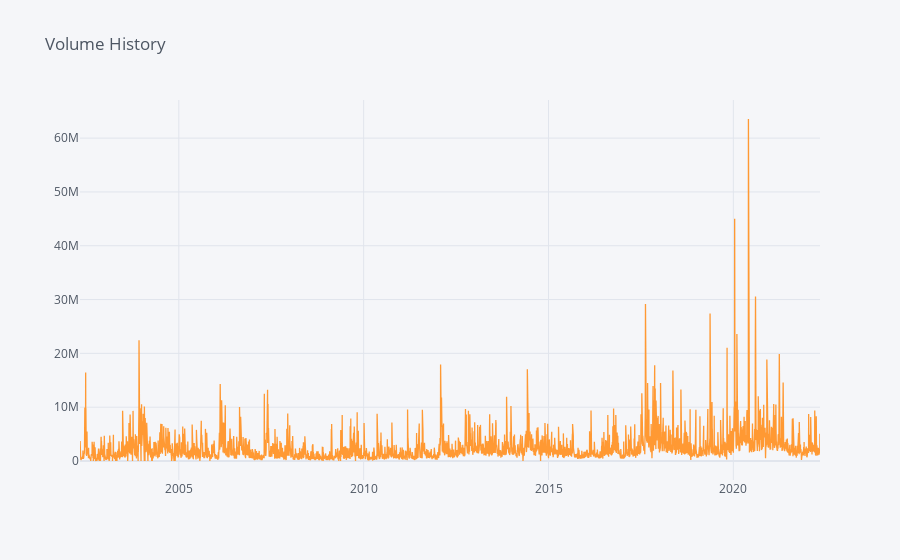

Write notebook code for a chart like this one.
### Code cell
Tata_df['Volume'].iplot(kind = 'line',title = 'Volume History')

### Figure 1 — Plotly figure (JSON) as saved in the notebook; plotly's stock layout.template omitted (floating-point values rounded to 4 significant figures; data arrays with more than 128 entries replaced by an {"elided": "..."} marker saying what was removed)
{"data": [{"line": {"color": "rgba(255, 153, 51, 1.0)", "dash": "solid", "shape": "linear", "width": 1.3}, "mode": "lines", "name": "Volume", "text": "", "type": "scatter", "x": {"elided": "4974 str values"}, "y": {"elided": "4974 float values"}}], "layout": {"legend": {"bgcolor": "#F5F6F9", "font": {"color": "#4D5663"}}, "paper_bgcolor": "#F5F6F9", "plot_bgcolor": "#F5F6F9", "title": {"font": {"color": "#4D5663"}, "text": "Volume History"}, "xaxis": {"gridcolor": "#E1E5ED", "showgrid": true, "tickfont": {"color": "#4D5663"}, "title": {"font": {"color": "#4D5663"}, "text": ""}, "zerolinecolor": "#E1E5ED"}, "yaxis": {"gridcolor": "#E1E5ED", "showgrid": true, "tickfont": {"color": "#4D5663"}, "title": {"font": {"color": "#4D5663"}, "text": ""}, "zerolinecolor": "#E1E5ED"}}}
